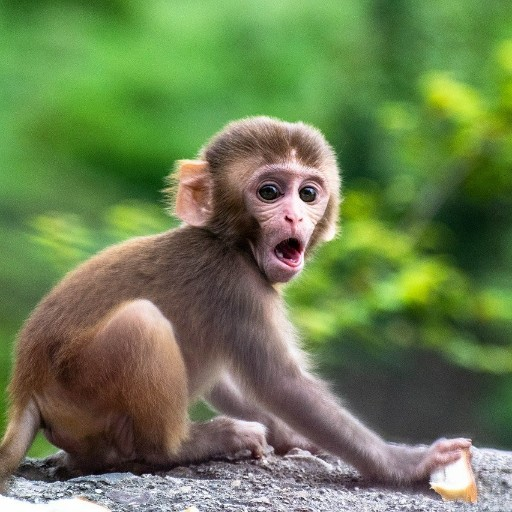
#> input picture images/test_512.jpg, 512 x 512 px
$ python razmitie.py
#> lines starting #> are read from the running program, lines starting #| are printed output that depends on the picture
import numpy as np
import cv2


# Функция Гаусса - коорд.пикселя, станд.откл, координаты центра ядра
def gauss(x, y, sigma, a, b):
    m1 = 1 / (np.pi * 2 * (sigma ** 2))  # 2pi*sigma^2
    m2 = np.exp(-((x - a) ** 2 + (y - b) ** 2) / (2 * sigma ** 2))
    return m1 * m2


def gauss_blur(img, kernel_size, standard_deviation):
    # #равномерная матрица свертки
    # kernel = np.ones((kernel_size, kernel_size), dtype=np.float32) / (kernel_size * kernel_size)

    kernel = np.ones((kernel_size, kernel_size))
    a = b = (kernel_size + 1) // 2
    res = 0
    # Построение матрицы свертки
    for i in range(kernel_size):
        for j in range(kernel_size):
            kernel[i, j] = gauss(i, j, standard_deviation, a, b)
            res+=kernel[i,j]

    # нормализация
    result_sum = np.sum(kernel)
    kernel = kernel/result_sum
    print(kernel)

    # проходим через внутренние пиксели изображения и выполняем операцию свертки между изображением и ядром.
    # Каждый пиксель изображения умножается на соответствующее значение в ядре, а затем суммируется
    img_with_blur = img.copy()
    for i in range(kernel_size//2, img_with_blur.shape[0] - kernel_size//2):
        for j in range(kernel_size//2, img_with_blur.shape[1] - kernel_size//2):
            val = 0
            # операция свёртки
            for k in range(kernel_size):
                for l in range(kernel_size):
                    val += img[i + k - kernel_size//2, j + l - kernel_size//2] * kernel[k, l]
            img_with_blur[i, j] = val
    return img_with_blur

img = cv2.imread('../images/test_512.jpg', cv2.IMREAD_GRAYSCALE)
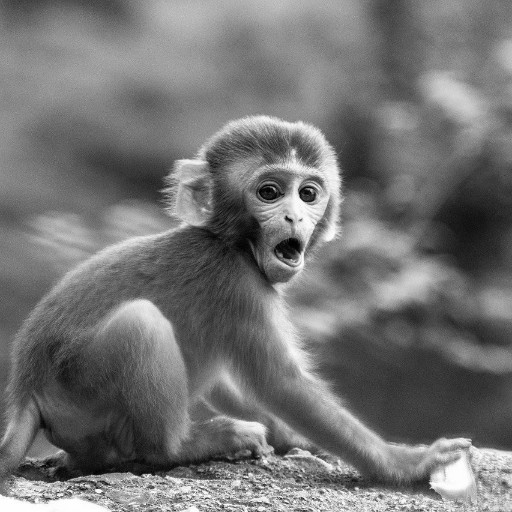
#> img: shape (512, 512); min 0, max 255, mean 115.7


img_blur_5_100 = gauss_blur(img, kernel_size=5, standard_deviation=100)
cv2.imshow('kernel size = 5, standart_deviation=100', img_blur_5_100);

img_blur_10_5 = gauss_blur(img, kernel_size=10, standard_deviation=5)
#> call 2 of gauss_blur, with kernel_size = 10, standard_deviation = 5
#> after the loop in gauss_blur (call 2), `for i in range(kernel_size//2, img_with_blur.shape[0] - kernel_size//2):`:
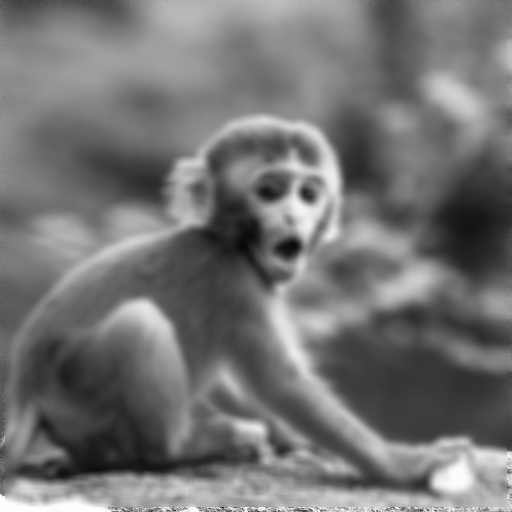
#> img_with_blur: shape (512, 512); min 8, max 255, mean 115.1
cv2.imshow('kernel size = 10, standart_deviation=5', img_blur_10_5);

img_blur_5_10 = gauss_blur(img, kernel_size=5, standard_deviation=10)
cv2.imshow('kernel size = 5, standart_deviation=10', img_blur_5_10)

blur_opencv = cv2.GaussianBlur(img, (5, 5), 100)
cv2.imshow('blur opencv - 5 - 100', blur_opencv)
cv2.waitKey(0)
cv2.destroyAllWindows()
